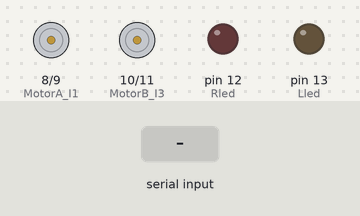
Bench run of a sketch on a simulated Arduino Uno, built with avr-gcc and run on an emulated ATmega328P. On the bench: motor-driver pin pairs drawn as motors (green arrow = first pin HIGH = forward, orange = second pin HIGH = backward, longer = more drive, scaled by the enable pin), output pins drawn as LEDs (lit = HIGH). The test bench sets the inputs (shaded band).

Above: at 1.2 s.
1.3 s: "B" received over Serial
At 3.0 s:
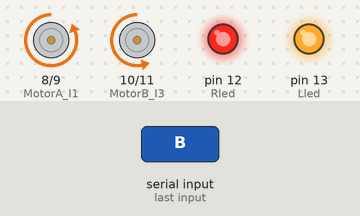
3.3 s: "L" received over Serial
At 4.8 s:
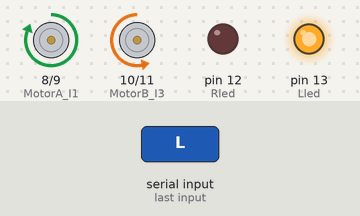
5.3 s: "R" received over Serial
At 6.3 s:
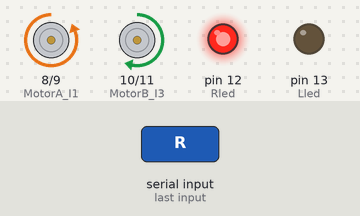
7.3 s: "F" received over Serial
At 9.0 s:
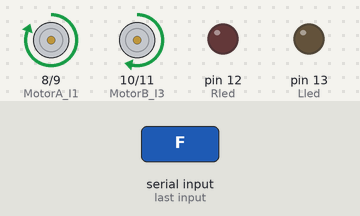
9.3 s: "S" received over Serial
At 10.1 s:
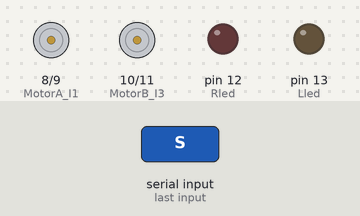
10.8 s: "L" received over Serial
At 11.2 s:
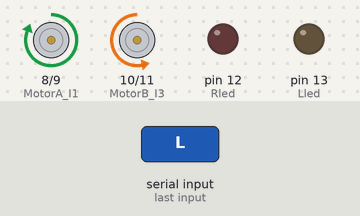
Timing chart, 0 to 13.8 s (numbered marks = the images above; inputs shaded):
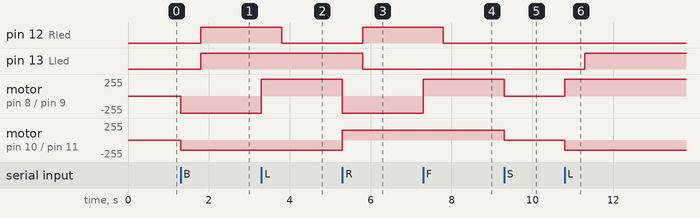

The sketch:

Bluetooth_Car.ino
```cpp
//*******************************************************************************
//    第5堂 手機與PC遙控實驗
//
//    開發環境：Arduino IDE 1.6.5 以上
//    測試使用開發板型號：Arduino UNO R3 / Arduino Genuino
//    台灣物聯科技有限公司：https://www.taiwaniot.com.tw
//    業務諮詢: 0971-209-389
//    客服專線: 06-2596159
//    傳真電話: 06-2803781
//*******************************************************************************

// L298N 馬達驅動板
// 宣告 MotorA 為右邊
// 宣告 MotorB 為左邊
#include<Servo.h>
#define MotorA_I1     8  //定義 I1 接腳
#define MotorA_I2     9  //定義 I2 接腳
#define MotorB_I3    10  //定義 I3 接腳
#define MotorB_I4    11  //定義 I4 接腳
#define MotorA_PWMA    7  //定義 PWMA (PWM調速) 接腳
#define MotorB_PWMB    6  //宣告 PWMB (PWM調速) 接腳
#define Rled    12
#define Lled    13

void setup()
{
  Serial.begin(9600);

  pinMode(MotorA_I1,OUTPUT);
  pinMode(MotorA_I2,OUTPUT);
  pinMode(MotorB_I3,OUTPUT);
  pinMode(MotorB_I4,OUTPUT);
  pinMode(MotorA_PWMA,OUTPUT);
  pinMode(MotorB_PWMB,OUTPUT);
  pinMode(Rled,OUTPUT);
  pinMode(Lled,OUTPUT);
  analogWrite(MotorA_PWMA,150);    //設定馬達 (右) 轉速
  analogWrite(MotorB_PWMB,150);    //設定馬達 (左) 轉速
}

void advance(int a)    // 前進
{
    digitalWrite(MotorA_I1,HIGH);   //馬達（右）順時針轉動
    digitalWrite(MotorA_I2,LOW);
    digitalWrite(MotorB_I3,HIGH);   //馬達（左）逆時針轉動
    digitalWrite(MotorB_I4,LOW);
    delay(a * 100);
}

void turnR(int d)    //右轉
{
    digitalWrite(MotorA_I1,LOW);    //馬達（右）逆時針轉動
    digitalWrite(MotorA_I2,HIGH);
    digitalWrite(MotorB_I3,HIGH);   //馬達（左）逆時針轉動
    digitalWrite(MotorB_I4,LOW);
    delay(d * 100);
}

void turnL(int e)    //左轉
{
    digitalWrite(MotorA_I1,HIGH);   //馬達（右）順時針轉動
    digitalWrite(MotorA_I2,LOW);
    digitalWrite(MotorB_I3,LOW);    //馬達（左）順時針轉動
    digitalWrite(MotorB_I4,HIGH);
    delay(e * 100);
}

void stopRL(int f)  //停止
{
    digitalWrite(MotorA_I1,HIGH);   //馬達（右）停止轉動
    digitalWrite(MotorA_I2,HIGH);
    digitalWrite(MotorB_I3,HIGH);   //馬達（左）停止轉動
    digitalWrite(MotorB_I4,HIGH);
    delay(f * 100);
}

void back(int g)    //後退
{
    digitalWrite(MotorA_I1,LOW);    //馬達（右）逆時針轉動
    digitalWrite(MotorA_I2,HIGH);
    digitalWrite(MotorB_I3,LOW);    //馬達（左）順時針轉動
    digitalWrite(MotorB_I4,HIGH);
    delay(g * 100);
}

void Rledlight()    // 右轉方向燈
{
    digitalWrite(Rled,HIGH);
    digitalWrite(Lled,LOW);
}

void Lledlight()    // 左轉方向燈
{
    digitalWrite(Lled,HIGH);
    digitalWrite(Rled,LOW);
}

void Fledlight()    // 前進方向燈
{
    digitalWrite(Lled,LOW);
    digitalWrite(Rled,LOW);
}

void Bledlight()    // 倒退方向燈
{
    digitalWrite(Lled,HIGH);
    digitalWrite(Rled,HIGH);
}

void Sledlight()    // 倒退方向燈
{
    digitalWrite(Lled,LOW);
    digitalWrite(Rled,LOW);
}

void loop()
{
  int cmd = Serial.read();  // 讀取藍芽訊號並於下方進行判斷

  switch(cmd)  // 執行藍芽對應指令
  {
    case 'B':  // 倒車
      back(5);
      Bledlight();
      break;

    case 'L':  // 左轉
      turnL(5);
      Lledlight();
      break;

    case 'R':  // 右轉
      turnR(5);
      Rledlight();
      break;

    case 'F':  // 前進
      advance(5);
      Fledlight();
      break;

    case 'S':  // 停止
        stopRL(5);
        Sledlight();
        break;

  ////////////////////////////////////////////////////////
  //  您可以額外再自行定義指令，搭配藍芽或 PC端遙控軟體
  //  新增的指令可以採用 case 來宣告特定接收字元運作，並
  //  使用 break; 來終止。
  ////////////////////////////////////////////////////////

    case 'T':  // 自我檢測
        break;

    case 'J':  // 舞蹈
        break;

    case 'N':  // 超音波測距查詢
        break;
  }
}
```

Measured:
- after the input at 1.3 s, pin 12 (Rled), pin 13 (Lled): LOW → HIGH after 0.50 s; motor on pin 8 (MotorA_I1) / pin 9 (MotorA_I2): stopped → backward 255/255 at once; motor on pin 10 (MotorB_I3) / pin 11 (MotorB_I4): stopped → backward 150/255 at once
- after the input at 3.3 s, pin 12 (Rled): HIGH → LOW after 0.50 s; motor on pin 8 (MotorA_I1) / pin 9 (MotorA_I2): backward 255/255 → forward 255/255 at once
- after the input at 5.3 s, pin 12 (Rled): LOW → HIGH after 0.50 s; pin 13 (Lled): HIGH → LOW after 0.50 s; motor on pin 8 (MotorA_I1) / pin 9 (MotorA_I2): forward 255/255 → backward 255/255 at once; motor on pin 10 (MotorB_I3) / pin 11 (MotorB_I4): backward 150/255 → forward 150/255 at once
- after the input at 7.3 s, pin 12 (Rled): HIGH → LOW after 0.50 s; motor on pin 8 (MotorA_I1) / pin 9 (MotorA_I2): backward 255/255 → forward 255/255 at once
- after the input at 9.3 s, motor on pin 8 (MotorA_I1) / pin 9 (MotorA_I2): forward 255/255 → stopped at once; motor on pin 10 (MotorB_I3) / pin 11 (MotorB_I4): forward 150/255 → stopped at once
- after the input at 10.8 s, pin 13 (Lled): LOW → HIGH after 0.50 s; motor on pin 8 (MotorA_I1) / pin 9 (MotorA_I2): stopped → forward 255/255 at once; motor on pin 10 (MotorB_I3) / pin 11 (MotorB_I4): stopped → backward 150/255 at once
